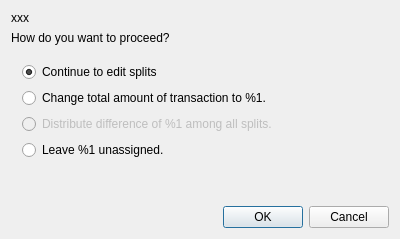
<?xml version="1.0" encoding="UTF-8"?>
<ui version="4.0">
 <class>SplitAdjustDialog</class>
 <widget class="QDialog" name="SplitAdjustDialog">
  <property name="geometry">
   <rect>
    <x>0</x>
    <y>0</y>
    <width>400</width>
    <height>239</height>
   </rect>
  </property>
  <property name="windowTitle">
   <string>Dialog</string>
  </property>
  <layout class="QVBoxLayout" name="verticalLayout">
   <item>
    <widget class="QLabel" name="explanation">
     <property name="focusPolicy">
      <enum>Qt::NoFocus</enum>
     </property>
     <property name="text">
      <string notr="true">xxx</string>
     </property>
     <property name="wordWrap">
      <bool>true</bool>
     </property>
    </widget>
   </item>
   <item>
    <widget class="QLabel" name="question">
     <property name="enabled">
      <bool>true</bool>
     </property>
     <property name="text">
      <string>How do you want to proceed?</string>
     </property>
     <property name="wordWrap">
      <bool>false</bool>
     </property>
    </widget>
   </item>
   <item>
    <widget class="QFrame" name="frame">
     <property name="frameShape">
      <enum>QFrame::NoFrame</enum>
     </property>
     <layout class="QVBoxLayout">
      <property name="spacing">
       <number>6</number>
      </property>
      <property name="leftMargin">
       <number>11</number>
      </property>
      <property name="topMargin">
       <number>11</number>
      </property>
      <property name="rightMargin">
       <number>11</number>
      </property>
      <property name="bottomMargin">
       <number>11</number>
      </property>
      <item>
       <widget class="QRadioButton" name="continueBtn">
        <property name="text">
         <string>Continue to edit splits</string>
        </property>
        <property name="checked">
         <bool>true</bool>
        </property>
       </widget>
      </item>
      <item>
       <widget class="QRadioButton" name="changeBtn">
        <property name="text">
         <string notr="true">Change total amount of transaction to %1.</string>
        </property>
       </widget>
      </item>
      <item>
       <widget class="QRadioButton" name="distributeBtn">
        <property name="enabled">
         <bool>false</bool>
        </property>
        <property name="text">
         <string notr="true">Distribute difference of %1 among all splits.</string>
        </property>
       </widget>
      </item>
      <item>
       <widget class="QRadioButton" name="leaveBtn">
        <property name="text">
         <string notr="true">Leave %1 unassigned.</string>
        </property>
       </widget>
      </item>
     </layout>
    </widget>
   </item>
   <item>
    <spacer name="verticalSpacer">
     <property name="orientation">
      <enum>Qt::Vertical</enum>
     </property>
     <property name="sizeHint" stdset="0">
      <size>
       <width>20</width>
       <height>2</height>
      </size>
     </property>
    </spacer>
   </item>
   <item>
    <widget class="QDialogButtonBox" name="buttonBox">
     <property name="orientation">
      <enum>Qt::Horizontal</enum>
     </property>
     <property name="standardButtons">
      <set>QDialogButtonBox::Cancel|QDialogButtonBox::Ok</set>
     </property>
    </widget>
   </item>
  </layout>
 </widget>
 <resources/>
 <connections>
  <connection>
   <sender>buttonBox</sender>
   <signal>accepted()</signal>
   <receiver>SplitAdjustDialog</receiver>
   <slot>accept()</slot>
   <hints>
    <hint type="sourcelabel">
     <x>224</x>
     <y>213</y>
    </hint>
    <hint type="destinationlabel">
     <x>157</x>
     <y>238</y>
    </hint>
   </hints>
  </connection>
  <connection>
   <sender>buttonBox</sender>
   <signal>rejected()</signal>
   <receiver>SplitAdjustDialog</receiver>
   <slot>reject()</slot>
   <hints>
    <hint type="sourcelabel">
     <x>292</x>
     <y>219</y>
    </hint>
    <hint type="destinationlabel">
     <x>286</x>
     <y>238</y>
    </hint>
   </hints>
  </connection>
 </connections>
</ui>
